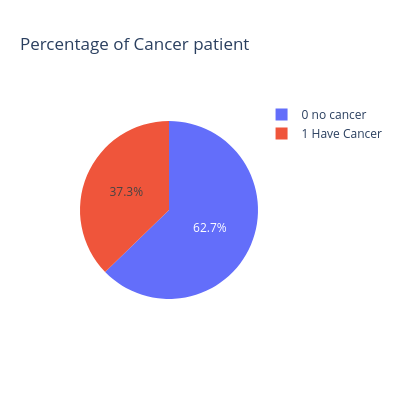

The cell this chart's notebook holds for it:
### Code cell
fig=px.pie(names=["0 no cancer","1 Have Cancer"],values=df.diagnosis.value_counts(),title="Percentage of Cancer patient",height=400,width = 400)
fig.show()

### Figure 1 — Plotly figure (JSON) as saved in the notebook; plotly's stock layout.template omitted (floating-point values rounded to 4 significant figures)
{"data": [{"domain": {"x": [0, 1], "y": [0, 1]}, "hovertemplate": "label=%{label}<br>value=%{value}<extra></extra>", "labels": ["0 no cancer", "1 Have Cancer"], "legendgroup": "", "name": "", "showlegend": true, "type": "pie", "values": [357, 212]}], "layout": {"height": 400, "legend": {"tracegroupgap": 0}, "title": {"text": "Percentage of Cancer patient"}, "width": 400}}
